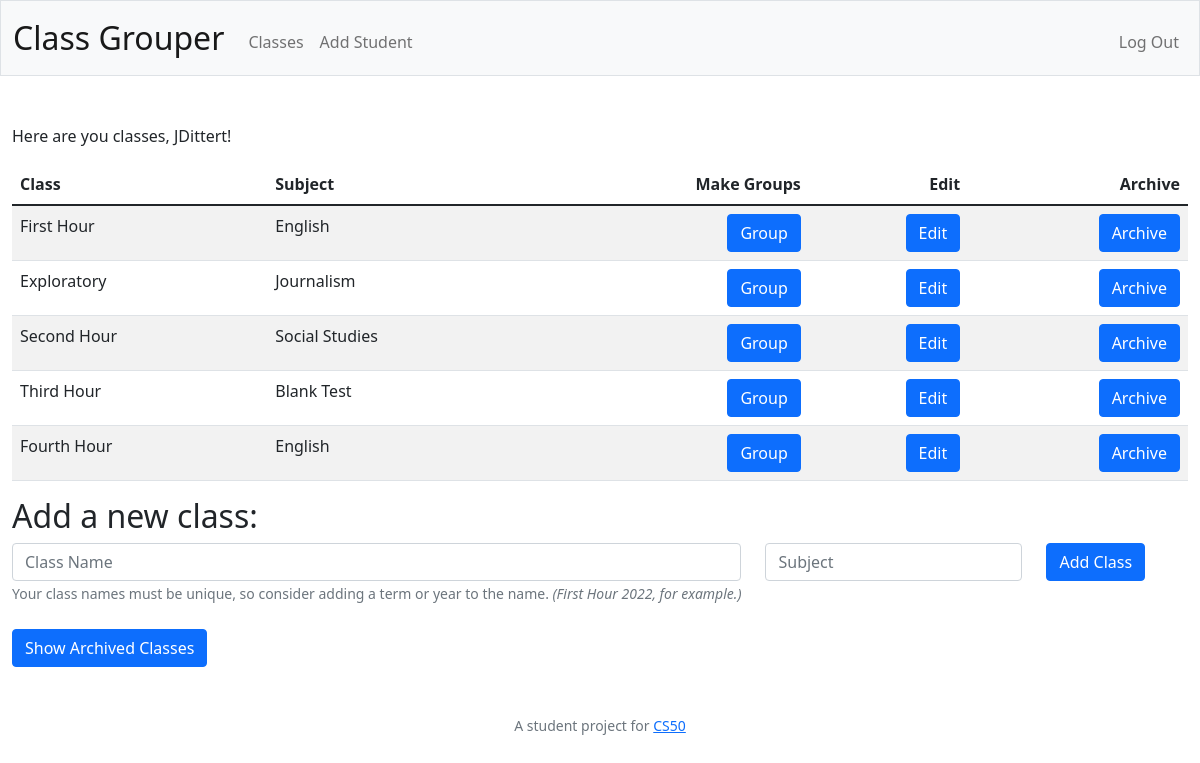
Page /classes (signed in) on the committed database.
### tables this page shows
CREATE TABLE users (id INTEGER PRIMARY KEY AUTOINCREMENT NOT NULL, username TEXT NOT NULL, usercase TEXT NOT NULL, hash TEXT NOT NULL);

CREATE TABLE classes (id INTEGER PRIMARY KEY AUTOINCREMENT NOT NULL, class TEXT NOT NULL, subject TEXT NOT NULL, teacher INTEGER NOT NULL, archived TEXT NOT NULL DEFAULT "no", FOREIGN KEY (teacher) REFERENCES users(id));

### app.py (the view)
@app.route("/classes")
@login_required
def classes():
    teacher = db.execute(
        "SELECT * FROM users WHERE id = ?", session["user_id"]
    )
    name = teacher[0]["usercase"]
    classes = db.execute(
        "SELECT * FROM classes WHERE teacher = ? AND archived = ?", session["user_id"], "no"
    )
    archived = db.execute("SELECT * FROM classes WHERE teacher = ? AND archived = ?", session["user_id"], "yes")
    if not classes:
        message = "You have not entered any classes"
        return render_template("classes.html", name=name, message=message)
    else:
        message = "Here are you classes"
        return render_template("classes.html", archived=archived, name=name, message=message, classes=classes)

### app.py (called while the page is built)
@app.after_request
def after_request(response):
    response.headers["Cache-Control"] = "no-cache, no-store, must-revalidate"
    response.headers["Expires"] = 0
    response.headers["Pragma"] = "no-cache"
    return response

### helpers.py (called while the page is built)
def login_required(f):
    @wraps(f)
    def decorated_function(*args, **kwargs):
        if session.get("user_id") is None:
            return redirect("/login")
        return f(*args, **kwargs)
    return decorated_function

### templates/classes.html (shortened to what this page needs)
{% extends "layout.html" %}
{% block main %}
    <div class="d-flex justify-content-start">
        <p>{{ message }}, {{ name }}!</p>
    </div>
    <div class="d-flex">
    <table class="table table-striped">
        <thead>
            <tr>
                <th class="text-start">Class</th>
                <th class="text-start d-none d-sm-table-cell">Subject</th>
                <th class="text-end">Make Groups</th>
                <th class="text-end">Edit</th>
                <th class="text-end">Archive</th>
            </tr>
        </thead>
        <tbody>
            {% for class in classes %}
                <tr>
                    <td class="text-start">{{ class.class }}</td>
                    <td class="text-start d-none d-sm-table-cell">{{ class.subject }}</td>
                    <td class="text-end">
                        <form action="/group?period={{ class.class }}" method="post">
                            <button class="btn btn-primary" type="submit" id="{{ class.class }}" name="{{ class.class}}">Group</button>
                        </form>
                    </td>
                    <td class="text-end">
                        <form action="/edit?period={{ class.class }}" method="post">
                            <button class="btn btn-primary" type="submit" id="edit{{ class.class }}" name="edit{{ class.class }}">Edit</td>
                    <td class="text-end">
                        <form action="/archive?period={{ class.class }}" method="post">
                            <button class="btn btn-primary" type="submit" id="archive{{ class.class }}" name="archive{{ class.class }}">Archive</td>
                </tr>
            {% endfor %}
        </tbody>
    </table>
    </div>
    <div class="mb-4">
        <h2 class="text-start">Add a new class:</h2>
        <div>
        <form action="/add_class" method="post">
            <div class="row">
                <div class="form-group col-auto">
                    <input autocomplete="off" class="form-control" id="class" name="class" placeholder="Class Name" type="text" aria-describedby="classHelpBlock">
                    <small id="classHelpBlock" class="form-text text-muted">
                        Your class names must be unique, so consider adding a term or year to the name. <i>(First Hour 2022, for example.)</i></small>
                </div>
                <div class="col-auto">
                    <input class="form-control" id="subject" name="subject" placeholder="Subject" type="text">
                </div>
                <div class="col-auto">
                    <button class="btn btn-primary" type="submit">Add Class</button>
                </div>
            </div>
        </form>
        </div>
    </div>
    <div class="d-flex justify-content-start">
        <button href="#archivedClasses" class="btn btn-primary" data-bs-toggle="collapse" aria-expanded="false" aria-controls="archivedClasses">Show Archived Classes</button>
    </div>
{% endblock %}

### templates/layout.html (shortened to what this page needs)
<!DOCTYPE html>
<html lang="en">
    <head>
        <link href="https://cdn.jsdelivr.net/npm/bootstrap@5.1.3/dist/css/bootstrap.min.css" rel="stylesheet">
        <link href="/static/styles.css" rel="stylesheet">
    </head>
    <body>
        <nav class="bg-light border navbar navbar-expand-md navbar-light">
            <div class="container-fluid">
                <a class="navbar-brand" href="/">Class Grouper</a>
                <div class="collapse navbar-collapse" id="navbar">
                    {% if session["user_id"] %}
                        <ul class="navbar-nav me-auto mt-2">
                            <li class="nav-item"><a class="nav-link" href="/classes">Classes</a></li>
                            <li class="nav-item"><a class="nav-link" href="/add_student">Add Student</a></li>
                        </ul>
                        <ul class="navbar-nav ms-auto mt-2">
                            <li class="nav-item"><a class="nav-link" href="/logout">Log Out</a></li>
                        </ul>
                    {% else %}
                        <ul class="navbar-nav ms-auto mt-2">
                            <li class="nav-item"><a class="nav-link" href="/register">Register</a></li>
                            <li class="nav-item"><a class="nav-link" href="/login">Log In</a></li>
                        </ul>
                    {% endif %}
                </div>
            </div>
        </nav>
        <main class="container-fluid py-5 text-center">
            {% block main %}{% endblock %}
        </main>
        <footer class="mb-5 small text-center text-muted">
            A student project for <a href="https://cs50.harvard.edu/x/2022/">CS50</a>
        </footer>
    </body>
</html>

### Static/styles.css (style rules this page uses)
nav .navbar-brand { font-size: xx-large; }

### rows in the picture
users: usercase "JDittert"
classes: class "First Hour", subject "English"
classes: class "Exploratory", subject "Journalism"
classes: class "Second Hour", subject "Social Studies"
classes: class "Third Hour", subject "Blank Test"
classes: class "Fourth Hour", subject "English"

### other values in the picture
{{ message }} "Here are you classes"
